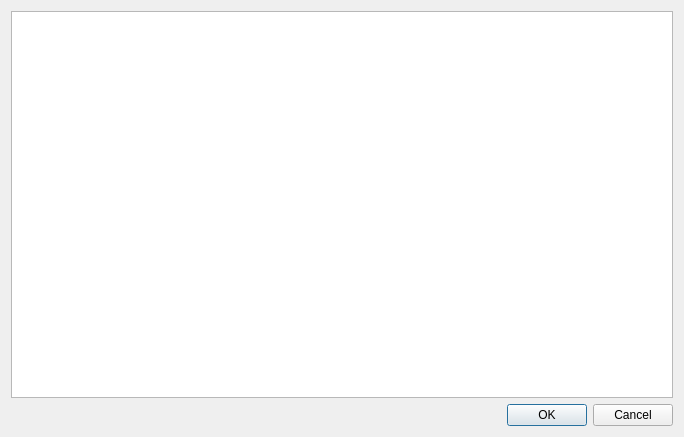
<?xml version="1.0" encoding="UTF-8"?>
<ui version="4.0">
 <class>Dialog</class>
 <widget class="QDialog" name="Dialog">
  <property name="geometry">
   <rect>
    <x>0</x>
    <y>0</y>
    <width>684</width>
    <height>437</height>
   </rect>
  </property>
  <property name="windowTitle">
   <string>Update Preview</string>
  </property>
  <layout class="QVBoxLayout" name="verticalLayout">
   <item>
    <widget class="QTreeView" name="trView_preview">
     <property name="font">
      <font>
       <pointsize>11</pointsize>
      </font>
     </property>
     <property name="lineWidth">
      <number>1</number>
     </property>
     <property name="alternatingRowColors">
      <bool>true</bool>
     </property>
     <property name="autoExpandDelay">
      <number>-5</number>
     </property>
     <property name="indentation">
      <number>15</number>
     </property>
     <property name="wordWrap">
      <bool>true</bool>
     </property>
    </widget>
   </item>
   <item>
    <widget class="QDialogButtonBox" name="buttonBox">
     <property name="orientation">
      <enum>Qt::Horizontal</enum>
     </property>
     <property name="standardButtons">
      <set>QDialogButtonBox::Cancel|QDialogButtonBox::Ok</set>
     </property>
    </widget>
   </item>
  </layout>
 </widget>
 <resources/>
 <connections>
  <connection>
   <sender>buttonBox</sender>
   <signal>accepted()</signal>
   <receiver>Dialog</receiver>
   <slot>accept()</slot>
   <hints>
    <hint type="sourcelabel">
     <x>248</x>
     <y>254</y>
    </hint>
    <hint type="destinationlabel">
     <x>157</x>
     <y>274</y>
    </hint>
   </hints>
  </connection>
  <connection>
   <sender>buttonBox</sender>
   <signal>rejected()</signal>
   <receiver>Dialog</receiver>
   <slot>reject()</slot>
   <hints>
    <hint type="sourcelabel">
     <x>316</x>
     <y>260</y>
    </hint>
    <hint type="destinationlabel">
     <x>286</x>
     <y>274</y>
    </hint>
   </hints>
  </connection>
 </connections>
</ui>
